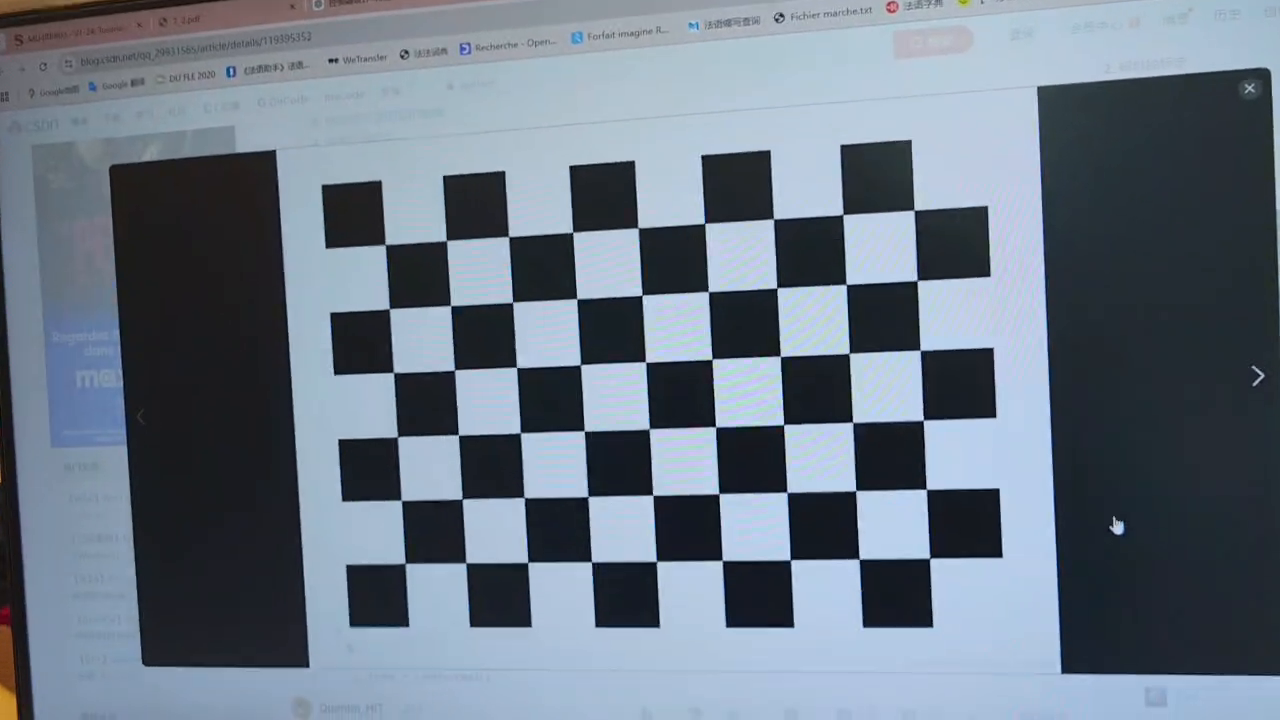
#> input picture frame 49 of code/test1.mp4, 1280 x 720 px
$ python 'main_tierces .py'
#> lines starting #> are read from the running program, lines starting #| are printed output that depends on the picture; after the words box and inside, x2 and y2 are one past the last pixel; in counts of white or black regions, pixels touching at a corner belong together; pictures that were not available may be replaced by others from this repository, and a replacement may not be noted
### code/get_points.py
import cv2
import numpy as np

from collections import defaultdict
import time


# Define the function to process a single frame
def process_frame(frame, color_ranges):
    centroids_dict = defaultdict(list)
    hsv = cv2.cvtColor(frame, cv2.COLOR_BGR2HSV)

    # Special handling for combined red ranges
    red_lower1 = np.array(color_ranges["Red"][0])
    red_upper1 = np.array(color_ranges["Red"][1])
    red_lower2 = np.array(color_ranges["Red2"][0])
    red_upper2 = np.array(color_ranges["Red2"][1])

    # Create masks for both red ranges and combine them
    red_mask1 = cv2.inRange(hsv, red_lower1, red_upper1)
    red_mask2 = cv2.inRange(hsv, red_lower2, red_upper2)
    combined_red_mask = cv2.bitwise_or(red_mask1, red_mask2)

    # Apply opening and closing to the combined red mask
    kernel = np.ones((7,7), np.uint8)
    opened_mask = cv2.morphologyEx(combined_red_mask, cv2.MORPH_OPEN, kernel)
    closed_mask = cv2.morphologyEx(opened_mask, cv2.MORPH_CLOSE, kernel)

    num_labels, labels, stats, centroids = cv2.connectedComponentsWithStats(closed_mask)

    largest_label = 1 + np.argmax(stats[1:, cv2.CC_STAT_AREA])  # skip background
    cx, cy = centroids[largest_label]
    centroid = (cy, cx)
    centroids_dict["Red"].append(centroid)


    # Process other color ranges (excluding Red2, already handled)
    for color, (lower, upper) in color_ranges.items():
        if color in ["Red", "Red2"]:
            continue  # Skip as we already handled "Red"
        lower_bound = np.array(lower)
        upper_bound = np.array(upper)


        # Create the mask for the current color
        mask = cv2.inRange(hsv, lower_bound, upper_bound)


        opened_mask = cv2.morphologyEx(mask, cv2.MORPH_OPEN, kernel)
        closed_mask = cv2.morphologyEx(opened_mask, cv2.MORPH_CLOSE, kernel)

        num_labels, labels, stats, centroids = cv2.connectedComponentsWithStats(closed_mask)
        if num_labels>1:
            largest_label = 1 + np.argmax(stats[1:, cv2.CC_STAT_AREA])  # skip background
            cx, cy = centroids[largest_label]
            centroid = (cy, cx)
            centroids_dict[color].append(centroid)


    return centroids_dict

### code/main_tierces .py

import scipy.io

import cv2
import time
from calculate import *
from cube import *
from get_points import *


# Step 1: Define a function to calibrate camera using frames from a video
def calibrate_camera_from_video(video_file, checkerboard_size, square_size, frame_skip=10):
#> called with video_file = './test1.mp4', checkerboard_size = (9, 6), square_size = 25, frame_skip = 10
    objp = np.zeros((checkerboard_size[0] * checkerboard_size[1], 3), np.float32)
    objp[:, :2] = np.mgrid[0:checkerboard_size[0], 0:checkerboard_size[1]].T.reshape(-1, 2)
    objp *= square_size

    obj_points = []  # 3D points in world coordinates
    img_points = []  # 2D points in image coordinates

    cap = cv2.VideoCapture(video_file)
    if not cap.isOpened():
        print("Error: Unable to open video file.")
        return None, None

    frame_count = 0
    while True:
        ret, frame = cap.read()
#> frame is the input picture: shape (720, 1280, 3); mean B, G, R 132.2, 118.5, 106.4
        if not ret:
            break

        if frame_count % frame_skip == 0:
            gray = cv2.cvtColor(frame, cv2.COLOR_BGR2GRAY)
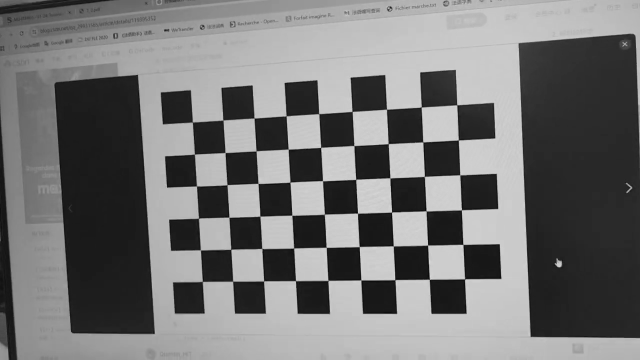
#> gray: shape (720, 1280) (shown at 1/2 size); min 1, max 230, mean 116.4
            ret, corners = cv2.findChessboardCorners(gray, checkerboard_size, None)
#> ret = True; corners = 54 rows, first 8: [385, 244.5], [446.5, 240.4], [508.6, 236.6], [572.9, 232], [638, 227.8], [704.6, 223.2], [773.4, 218.9], [843, 214.3]
            if ret:
                corners_refined = cv2.cornerSubPix(
                    gray, corners, (11, 11), (-1, -1),
                    criteria=(cv2.TERM_CRITERIA_EPS + cv2.TERM_CRITERIA_MAX_ITER, 30, 0.001)
                )
#> corners_refined = 54 rows, first 8: [385.2, 244.5], [446.4, 240.6], [508.5, 236.6], [572.7, 232.3], [638, 227.8], [704.7, 223.4], [773.5, 218.8], [842.8, 214.6]
                obj_points.append(objp)
                img_points.append(corners_refined)

                cv2.drawChessboardCorners(frame, checkerboard_size, corners_refined, ret)
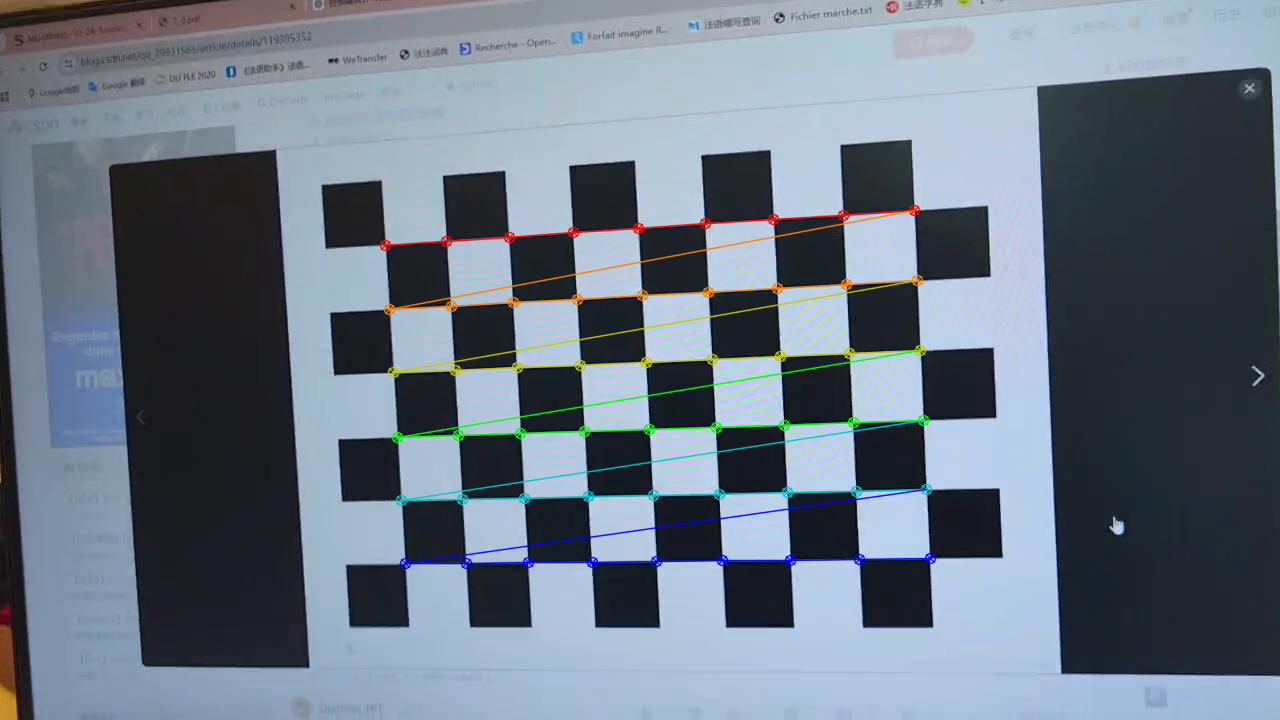
#> frame: shape (720, 1280, 3); 2.35% of pixels changed, all inside (x1, y1, x2, y2) = (379, 204, 937, 570)
                cv2.imshow('Chessboard Corners', frame)
                if cv2.waitKey(1) & 0xFF == ord('q'):
#> (key q is pressed here)
                    break

        frame_count += 1

    cap.release()
    cv2.destroyAllWindows()

    if len(obj_points) > 0:
        ret, intrinsic_matrix, dist_coeffs, _, _ = cv2.calibrateCamera(
            obj_points, img_points, gray.shape[::-1], None, None
        )
#> ret = 0.222; intrinsic_matrix = [[1596.6, 0, 656.1], [0, 1560.5, 392.7], [0, 0, 1]]; dist_coeffs = [[0.00639, -5.1, -0.000543, -0.00608, 99.04]]
        return intrinsic_matrix, dist_coeffs
    else:
        print("No valid frames for calibration were found.")
        return None, None

# Step 2: Calibrate the camera using the video
video_file = './test1.mp4'
checkerboard_size = (9, 6)  # Inner corners per row and column
square_size = 25  # Size of each square in mm

K, dist_coeffs = calibrate_camera_from_video(video_file, checkerboard_size, square_size)
#> K has the same summary as intrinsic_matrix in calibrate_camera_from_video; dist_coeffs = [[0.00639, -5.1, -0.000543, -0.00608, 99.04]]
print("Calibrated Intrinsic Matrix (K):\n", K)
#| Calibrated Intrinsic Matrix (K):
#|  [[1.59659547e+03 0.00000000e+00 6.56099497e+02]
#|  [0.00000000e+00 1.56051098e+03 3.92661638e+02]
#|  [0.00000000e+00 0.00000000e+00 1.00000000e+00]]


# Define your color ranges
color_ranges = {
    "Red": [(0, 100, 100), (10, 255, 255)],
    "Red2": [(170, 100, 100), (179, 255, 255)],  # Secondary red (wrapping around the hue circle)
    "Orange": [(11, 100, 100), (25, 255, 255)],
    "Yellow": [(26, 100, 100), (39, 255, 255)],
    "Green": [(40, 100, 100), (85, 255, 255)],
    "Cyan": [(86, 100, 100), (100, 255, 255)],
    "Blue": [(100, 100, 100), (125, 255, 255)],
    "Purple": [(126, 100, 100), (140, 255, 255)],
    "Magenta": [(140, 100, 100), (160, 255, 255)],
    "White": [(0, 0, 200), (180, 50, 255)]
}
# Path to your video file
video_path = "test_video_small.mp4"

# Path to save the output video
output_path = "output_tierces.mp4"


ptworld = np.array([
[0, 0],  # Green (Top-left)
[1, 0],  # Red (Top-center)
[2, 0],  # Yellow (Top-right)
[0, 1],  # Blue (Middle-left)
[1, 1],  # White (Center)
[2, 1],  # Purple (Middle-right)
[0, 2],  # Orange (Bottom-left)
# [1, 2],  # Cyan (Bottom-center)
[2, 2],  # Pink (Bottom-right)
])


# #yuchang
# K = np.array([
#     [3251.08236331607, 0, 2006.77185927389],
#     [0, 3252.36090006803, 1475.73672757365],
#     [0, 0, 1]
# ])


#K = scipy.io.loadmat("K.mat")
#K=np.array(K['K'])


cap = cv2.VideoCapture(video_path)
frame_width = int(cap.get(cv2.CAP_PROP_FRAME_WIDTH))
frame_height = int(cap.get(cv2.CAP_PROP_FRAME_HEIGHT))
fps = int(cap.get(cv2.CAP_PROP_FPS))

# Define the codec and create VideoWriter object
fourcc = cv2.VideoWriter_fourcc(*'mp4v')  # 'mp4v' for .mp4 files
out = cv2.VideoWriter(output_path, fourcc, fps, (frame_width, frame_height), isColor=True)

frame_count = 0

while cap.isOpened():
    ret, frame = cap.read()
    if not ret or frame_count>=500  :
        break  # End of video
    # Convert frame to uint8 format (if needed)
    frame = np.clip(frame, 0, 255).astype(np.uint8)

    frame_count += 1
    print(f"Processing frame {frame_count}...")

    # Process the current frame
    centroids_dict = process_frame(frame, color_ranges)
#> in process_frame, `red_mask1 = cv2.inRange(hsv, red_lower1, red_upper1)`:
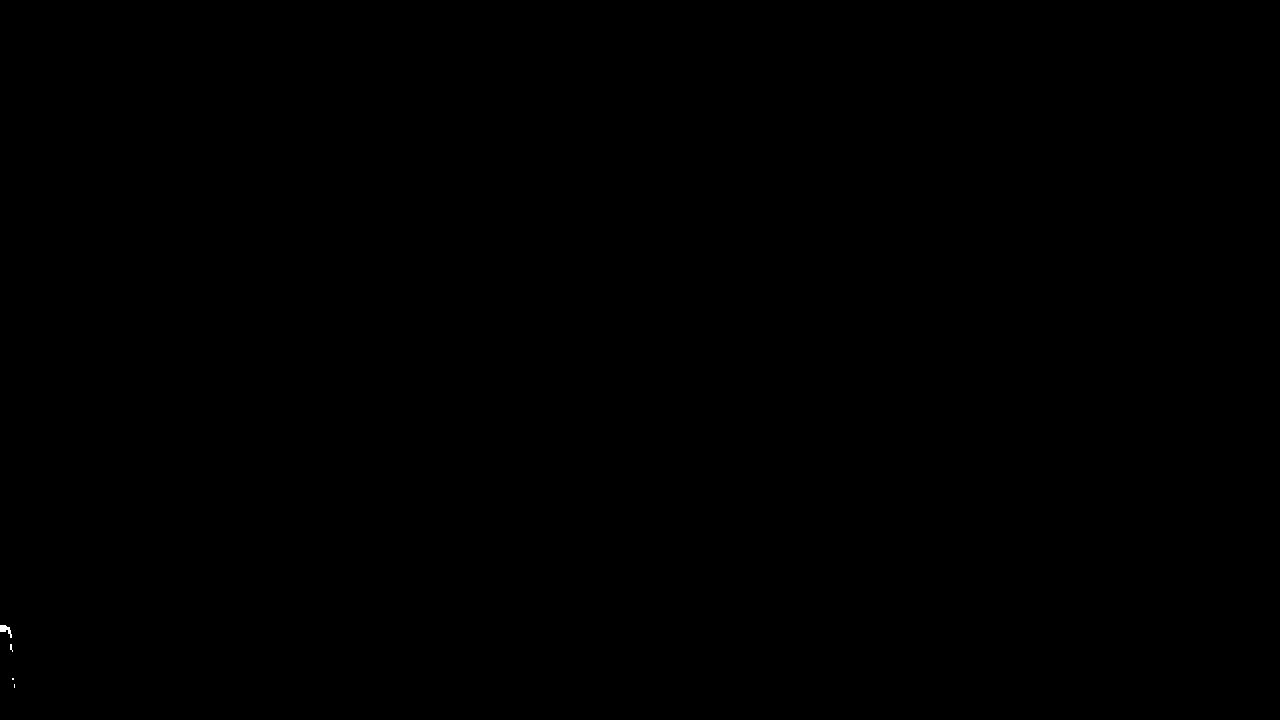
#> red_mask1: shape (720, 1280); 0.01% white; 4 white regions (3 under 20 px), largest, box (x1, y1, x2, y2) and area: (0, 625, 12, 638) 75
#> in process_frame, `num_labels, labels, stats, centroids = cv2.connectedComponentsWithStat..`: num_labels = 2; stats = [[0, 0, 1280, 720, 921558], [0, 625, 6, 7, 42]]; centroids = [[639.5, 359.5], [2.5, 628]]
#> in process_frame, `largest_label = 1 + np.argmax(stats[1:, cv2.CC_STAT_AREA])`: largest_label = 1
#> in process_frame, `cx, cy = centroids[largest_label]`: cx = 2.5; cy = 628
#> in process_frame, `centroid = (cy, cx)`: centroid = (628, 2.5)
#> the loop in process_frame, `for color, (lower, upper) in color_ranges.items():` made 10 passes
#> (num_labels, stats, centroids, largest_label, cx, cy, centroid) on pass 4: (2, [[0, 0, 1280, 720, 921560], [960, 0, 10, 4, 40]], [[639.5, 359.5], [964.5, 1.5]], 1, 964.5, 1.5, (1.5, 964.5))
#> after the loop in process_frame, `for color, (lower, upper) in color_ranges.items():`:
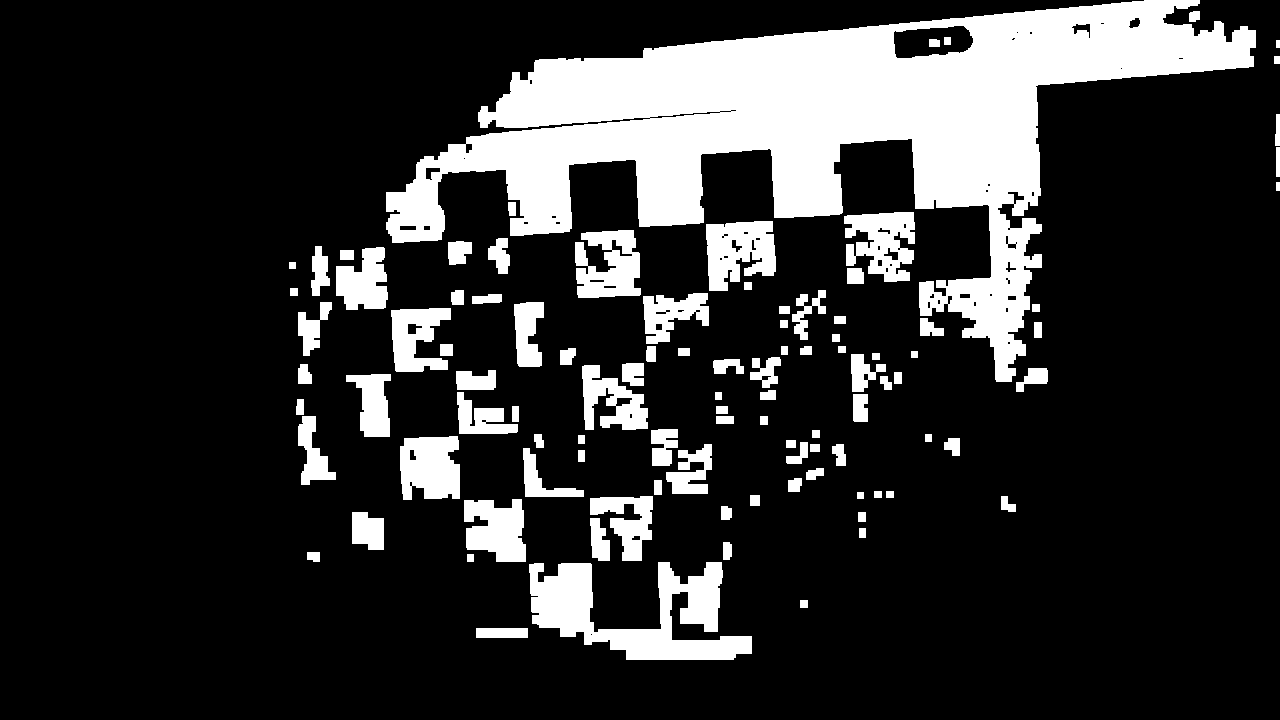
#> opened_mask: shape (720, 1280); 18.6% white; 101 white regions, largest, box (x1, y1, x2, y2) and area: (386, 0, 1256, 382) 107065, (529, 562, 752, 660) 10672, (706, 221, 776, 291) 3582
#> centroids_dict = {'Red': [(628, 2.5)], 'Orange': [(680.2, 6.73)], 'Yellow': [(1.5, 964.5)], 'Blue': [(399.8, 79.98)], 'White': [(128.5, 825.3)]}
    ptimage = np.array([
#> (the run stopped early here; a loop or call above may not have finished)

$ run again, starting later in the video
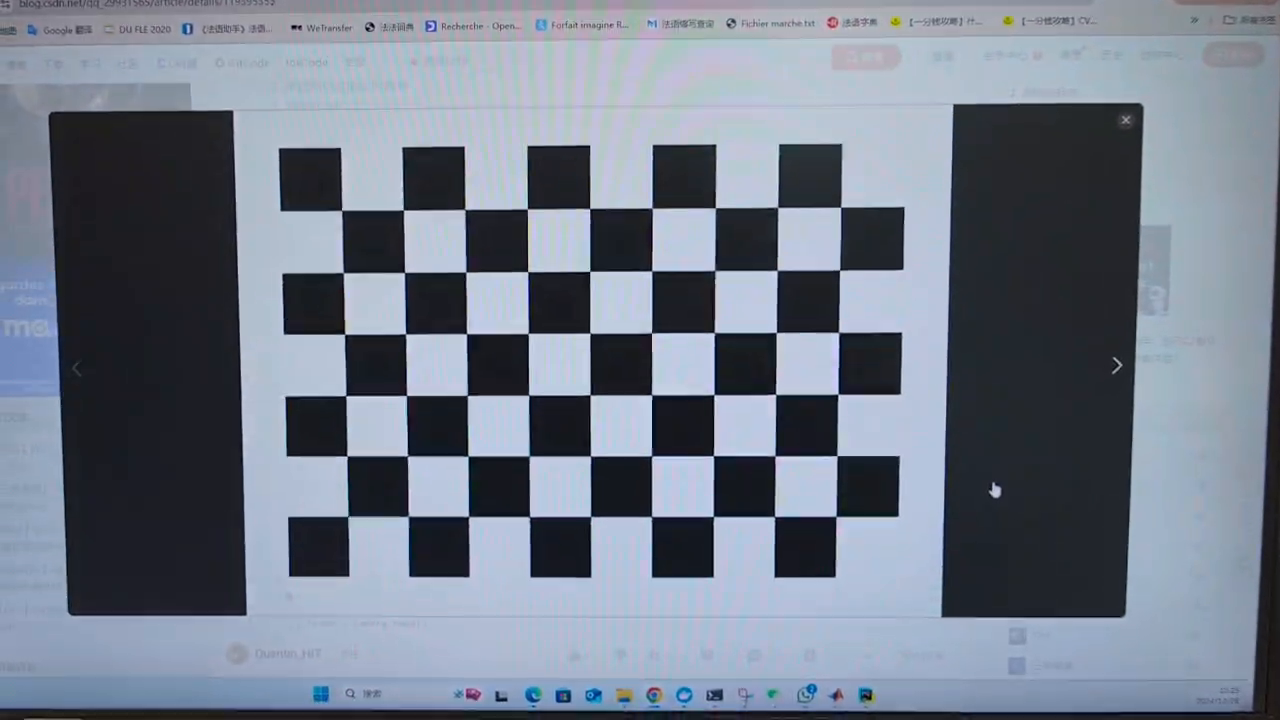
#> input picture frame 221 of code/test1.mp4, 1280 x 720 px
#> in calibrate_camera_from_video, frame is the input picture: shape (720, 1280, 3); mean B, G, R 137.8, 123.4, 114.7
#> in calibrate_camera_from_video, `gray = cv2.cvtColor(frame, cv2.COLOR_BGR2GRAY)`:
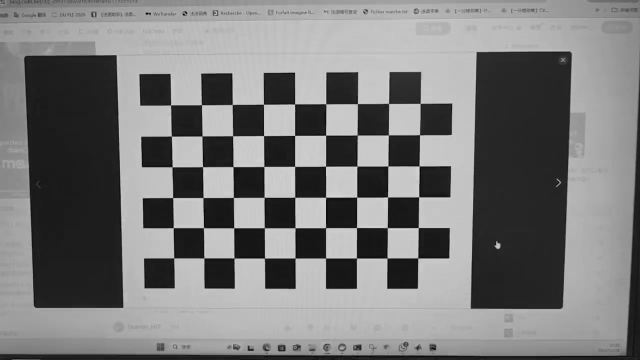
#> gray: shape (720, 1280) (shown at 1/2 size); min 0, max 231, mean 122.4
#> in calibrate_camera_from_video, `ret, corners = cv2.findChessboardCorners(gray, checkerboard_size, None)`: ret = True; corners = 54 rows, first 8: [341.5, 210.3], [403.4, 210], [464.7, 209.4], [527.3, 209], [589.6, 208.6], [652, 208.1], [715.4, 207.8], [777.6, 207.3]
#> corners_refined = 54 rows, first 8: [341.6, 210.3], [403.4, 210], [464.9, 209.5], [527.4, 209], [589.7, 208.5], [652.2, 208.1], [715.3, 207.8], [777.6, 207.3]
#> in calibrate_camera_from_video, `cv2.drawChessboardCorners(frame, checkerboard_size, corners_refined, r..`:
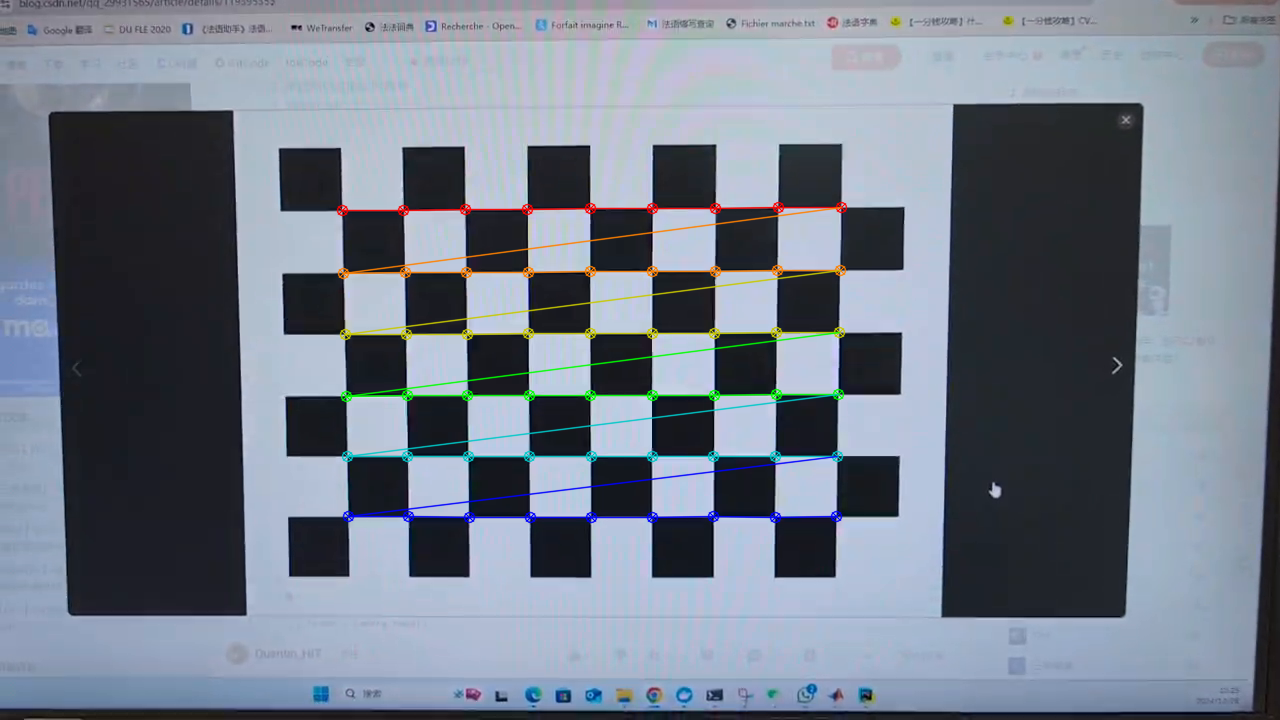
#> frame: shape (720, 1280, 3); 2.24% of pixels changed, all inside (x1, y1, x2, y2) = (336, 201, 848, 524)
#> in calibrate_camera_from_video, `ret, intrinsic_matrix, dist_coeffs, _, _ = cv2.calibrateCamera( obj_po..`: ret = 0.234; intrinsic_matrix = [[2316.4, 0, 541.1], [0, 2320.7, 501.4], [0, 0, 1]]; dist_coeffs = [[-0.28, 11.92, -0.00518, 0.00768, -229.3]]
#> `K, dist_coeffs = calibrate_camera_from_video(video_file, checkerboard_..`: K has the same summary as intrinsic_matrix in calibrate_camera_from_video
#| Calibrated Intrinsic Matrix (K):
#|  [[2.31639852e+03 0.00000000e+00 5.41072428e+02]
#|  [0.00000000e+00 2.32068126e+03 5.01382762e+02]
#|  [0.00000000e+00 0.00000000e+00 1.00000000e+00]]
#> hsv: shape (720, 1280, 3); mean H, S, V 110, 50.9, 137.9
#> red_mask1: shape (720, 1280); 0% white in thin lines or dots, all inside (x1, y1, x2, y2) = (658, 690, 660, 691)
#> red_mask2: shape (720, 1280); 0.01% white in thin lines or dots, all inside (x1, y1, x2, y2) = (654, 18, 838, 690)
#> combined_red_mask: shape (720, 1280); 0.01% white in thin lines or dots, all inside (x1, y1, x2, y2) = (654, 18, 838, 691)
#> opened_mask: shape (720, 1280); every value is 0
#> labels: shape (720, 1280) int32; every value is 0
#> num_labels = 1; stats = [[0, 0, 1280, 720, 921600]]; centroids = [[639.5, 359.5]]
